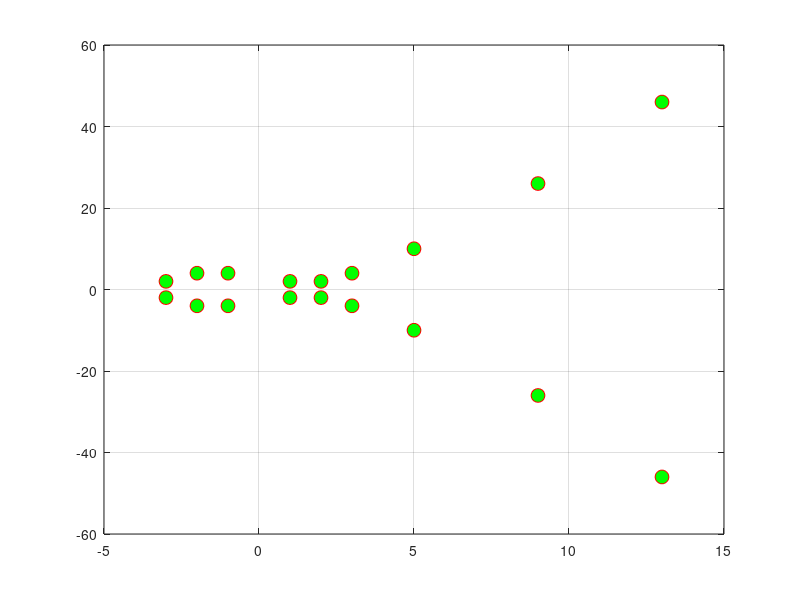

MATLAB code for this plot: (Note: this script raises an error after producing the figure.)
%% Plot of ECC Test for all real number

p=117;  % choose any prime number to find the x and y in range of -p to p. 
% x and y are the points on ECC curve.
% Find the values of constant a and b that will satisfy the eq 4*a^3+27*b^2~=0  
val_a_b=[];
for a=-10:30
    for b=0:30
        if 4*a^3+27*b^2~=0   % Find the value of a and b in the
            val=[a b];       % specified range, these values satisfy the 
            val_a_b=[val_a_b; val];   %  condition of 4*a^3+27*b^2~=0 
        else                        
        end
    end
end

for jj=104 %1:length(val_a_b)  % the value corrsponding to jj=104 have maximum 
    a=val_a_b(jj,1);           % value of x and y on EC curve.
    b=val_a_b(jj,2);
eccpoint=[];
i=1;
for x=-p:1:p
    for y=-p:1:p
        if (y^2)==((x^3)+a*x+b)
            eccpoint(i,:)=[x y]; % all points on EC curve for the given value of a and b
            i=i+1;
        else
        end
    end
end
end
% save eccpoint eccpoint
% load eccpoint
x=eccpoint(:,1);
y=eccpoint(:,2);
plot(x,y,'ro','MarkerFaceColor','g','MarkerSize',10)
% xlim([1 p]);
% ylim([1 p]);
% set(gca,'XTick',0:length(x))
% set(gca,'YTick',0:length(x))
grid on;
hold on
%% Multiplication Test
N=69; %Any number to be multiplied with point on EC curve.
P1=[-3 -2];  % choose any two point from above given points
P2=[-1 -4];
% Q=[155 155];    % choose any point either on the curve or other different point 
% R=Ptadd_Ec(P,Q,a);
R1=ptmulti(P1,N,a);
R2=ptmulti(P2,N,a);
plot(P1(1), P1(2),'bo','MarkerFaceColor','r','MarkerSize',10)
plot(R1(1), R1(2),'go','MarkerFaceColor','b','MarkerSize',10)
plot(R2(1), R2(2),'ro','MarkerFaceColor','y','MarkerSize',10)
legend('Eliptical curve plot', 'Base Point on the curve', 'Point Nb*G on the curve','Point K*Nb*G on the curve')
